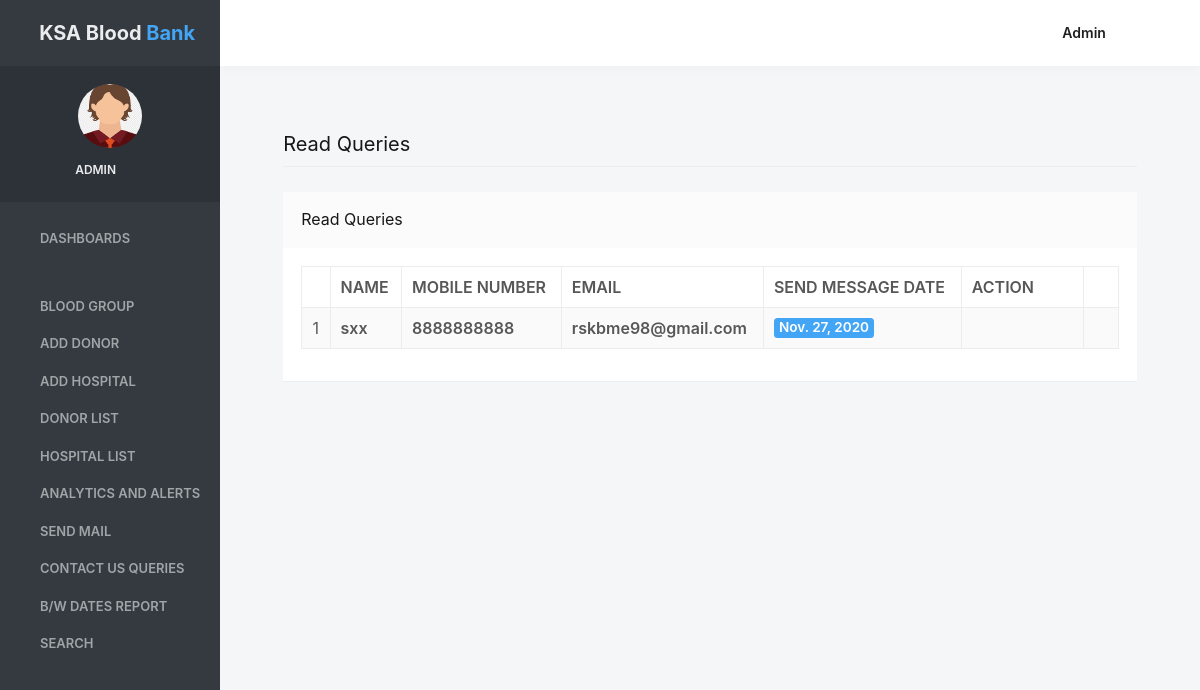
Before: /read_queries (signed in) with the older database file.
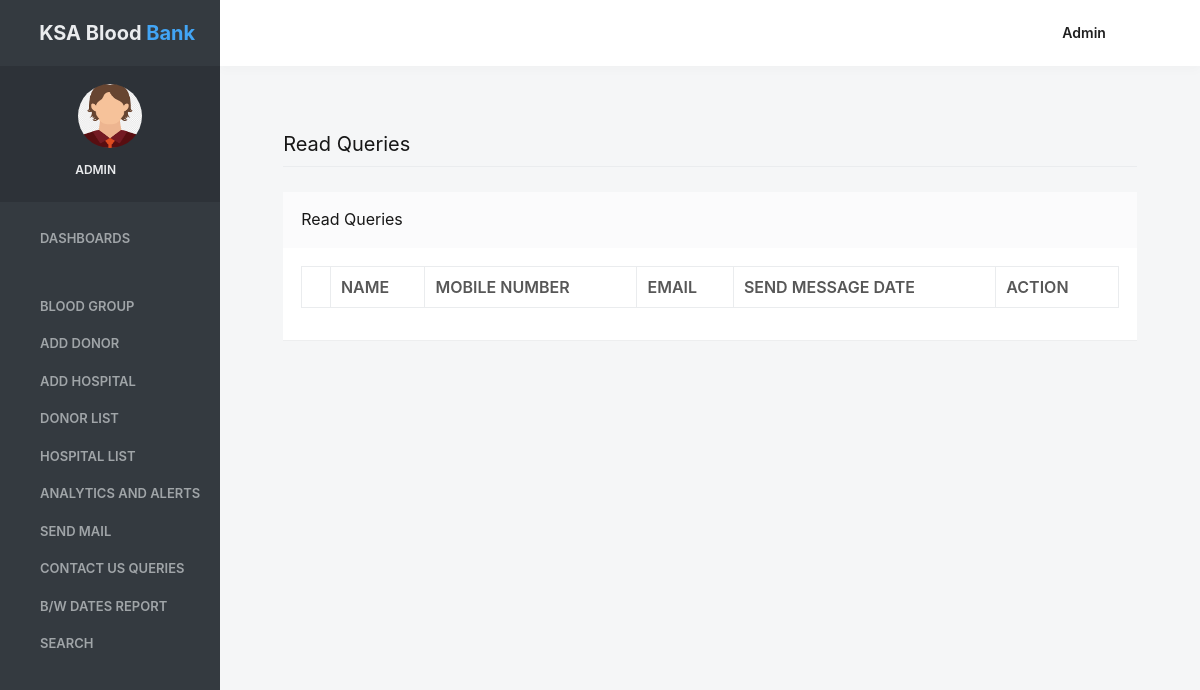
After: the same page with the newer database file.
### bloodbank/models.py (models this page shows, shortened)
class Contact(models.Model):
    name = models.CharField(max_length=50)
    contact = models.CharField(max_length=15)
    emailid = models.CharField(max_length=40)
    message = models.CharField(max_length=300)
    mdate = models.DateField()
    isread = models.CharField(max_length=10)

### bloodbank/views.py (the view)
# urls.py: path('read_queries', read_queries, name='read_queries'),
def read_queries(request):
    if not request.user.is_authenticated:
        return redirect('login')
    contact = Contact.objects.all()
    d = {'contact': contact}
    return render(request, 'read_queries.html', d)

### bloodbank/templates/read_queries.html (shortened to what this page needs)
{% load static %}
{% block body %}
<html lang="en" class="no-focus">
    <head>
       <link rel="stylesheet" href="{% static 'adminassets/js/plugins/datatables/dataTables.bootstrap4.min.css' %}">
        <link rel="stylesheet" id="css-main" href="{% static 'adminassets/css/codebase.min.css' %}">
    </head>
    <body>
        <div id="page-container" class="sidebar-o sidebar-inverse side-scroll page-header-fixed main-content-narrow">
           {% include 'sidebar.html' %}
            {% include 'admin_nav.html' %}
            <main id="main-container">
                <div class="content">
                    <h2 class="content-heading">Read Queries</h2>
                    <div class="block">
                        <div class="block-header block-header-default">
                            <h3 class="block-title">Read Queries</h3>
                        </div>
                        <div class="block-content block-content-full">
                            <table class="table table-bordered table-striped table-vcenter js-dataTable-full-pagination">
                                <thead>
                                    <tr>
                                        <th class="text-center"></th>
                                        <th class="d-none d-sm-table-cell">Name</th>
                                        <th class="d-none d-sm-table-cell">Mobile Number</th>
                                        <th class="d-none d-sm-table-cell">Email</th>
                                        <th class="d-none d-sm-table-cell">Send Message Date</th>
                                        <th class="d-none d-sm-table-cell" style="width: 15%;">Action</th>
                                       </tr>
                                </thead>
                                <tbody>
{% for i in contact %}
   {% if i.isread == "yes" %}
                                    <tr>
                                        <td class="text-center">{{forloop.counter}}</td>
                                        <td class="font-w600">{{i.name}}</td>
                                        <td class="font-w600">{{i.contact}}</td>
                                        <td class="font-w600">{{i.emailid}}</td>
                                        <td class="font-w600">
                                            <span class="badge badge-primary">{{i.mdate}}</span>
                                        </td>
                                         <td class="d-none d-sm-table-cell"><a href="{% url 'view_queries' i.id %}"><i class="fa fa-eye" aria-hidden="true"></i></a></td>
                                        <td><a href="{% url 'delete_queries' i.id %}" onclick="return confirm('Do you really want to Delete ?');"><i class="fa fa-trash fa-delete" aria-hidden="true"></i></a></td>
                                    </tr>
    {% endif %}
 {% endfor %}
                                </tbody>
                            </table>
                        </div>
                    </div>
                </div>
            </main>
        </div>
    </body>
</html>
{% endblock %}

Changed rows visible on the page:
removed Contact: name "sxx", contact "8888888888", emailid "rskbme98@gmail.com", mdate "Nov. 27, 2020"
